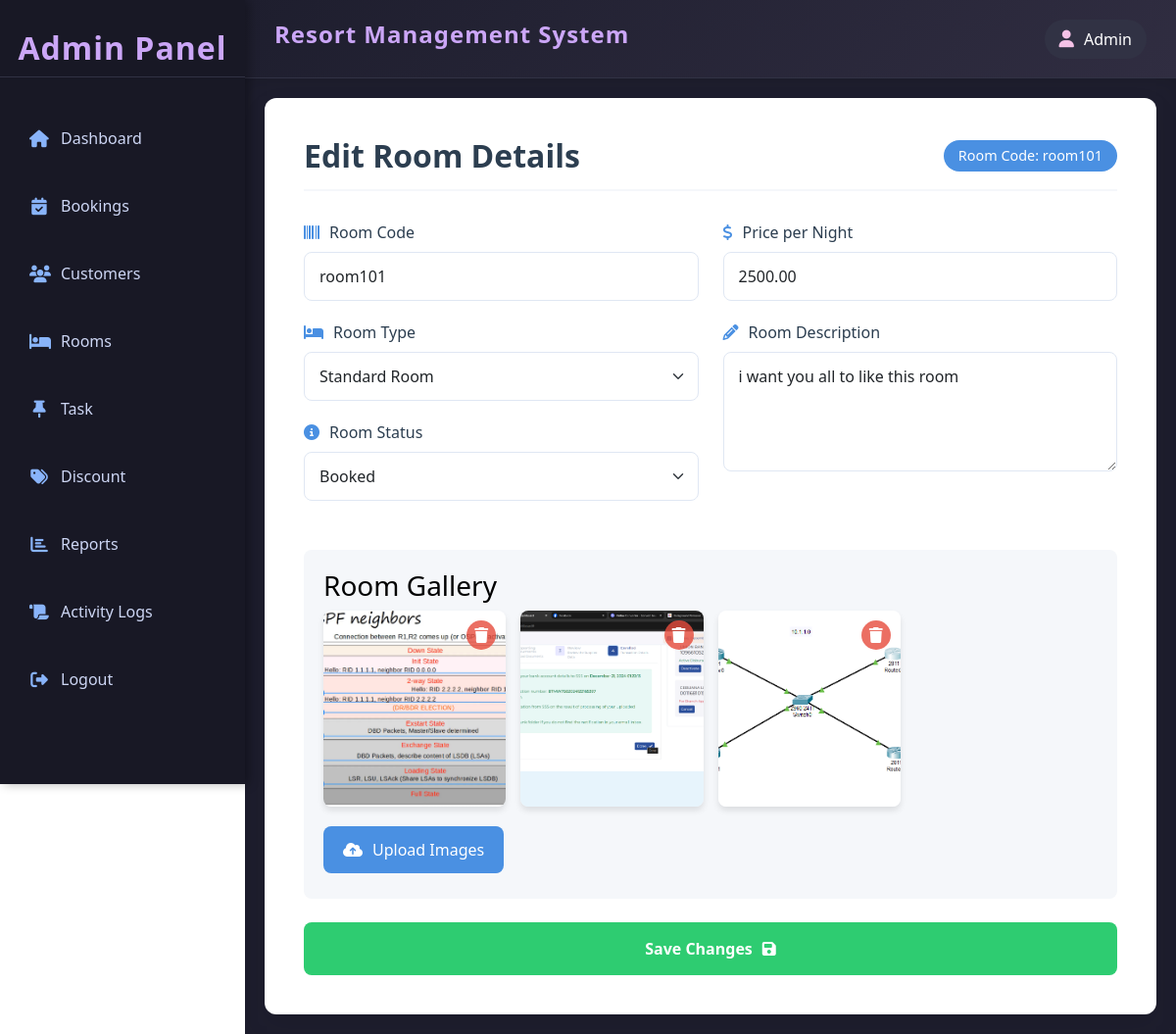
Before: /admin/rooms/edit.php?id=20 (signed in) with the older database file.
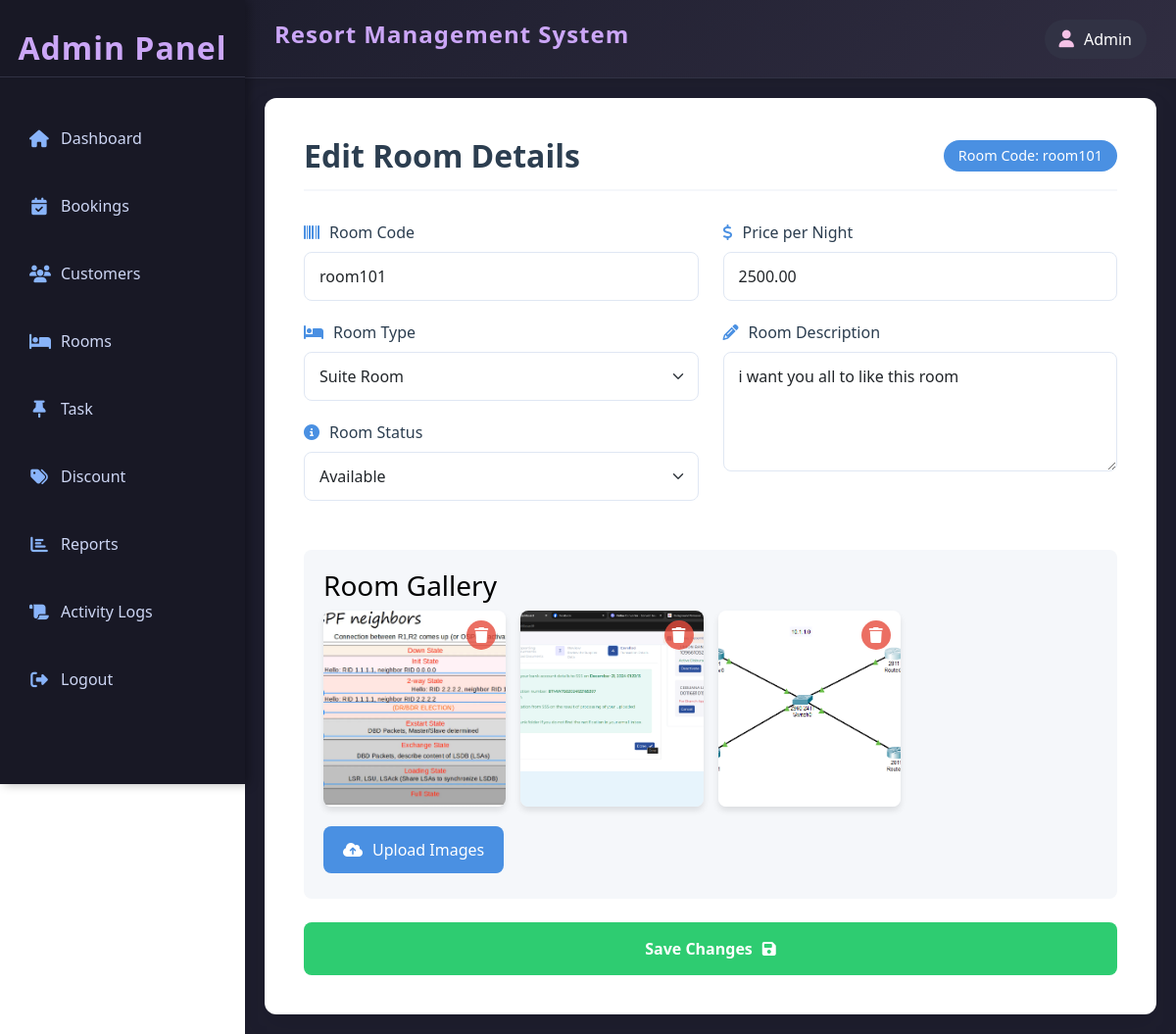
After: the same page with the newer database file.
### tables this page shows
CREATE TABLE IF NOT EXISTS `room` (
  `room_id` int(11) NOT NULL AUTO_INCREMENT,
  `room_code` varchar(50) NOT NULL,
  `room_type` enum('standard','single_room','deluxe','family_room','studio_room','suite') NOT NULL,
  `room_status` enum('available','booked','under maintenance') NOT NULL,
  `description` text NOT NULL,
  `price` decimal(10,2) NOT NULL,
  `created_at` timestamp NOT NULL DEFAULT current_timestamp(),
  `updated_at` timestamp NOT NULL DEFAULT current_timestamp(),
  PRIMARY KEY (`room_id`),
  UNIQUE KEY `room_ code` (`room_code`)
);

### admin/rooms/edit.php (the view, shortened to what this page needs)
<?php
include('../../resources/database/config.php');
include ('../includes/template.php');
$id = $_GET['id'];
$sql = "SELECT * FROM room WHERE room_id = $id";
$result = mysqli_query($conn, $sql);
$room = mysqli_fetch_assoc($result);
$sql1 = "SELECT * FROM room_gallery WHERE room_id = $id";
$result1 = mysqli_query($conn, $sql1);
?>
    <link rel="stylesheet" href="https://cdnjs.cloudflare.com/ajax/libs/font-awesome/6.4.2/css/all.min.css">
    <link rel="stylesheet" href="https://cdn.jsdelivr.net/npm/bootstrap@5.3.0/dist/css/bootstrap.min.css">
<div class="content">
    <div class="room-edit-container">
        <div class="room-edit-header">
            <h2>Edit Room Details</h2>
            <div class="room-code-badge">
                Room Code: <?php echo $room['room_code']; ?>
            </div>
        </div>
        <form action="update.php" method="post" enctype="multipart/form-data">
            <div class="form-section">
                <div>
                    <div class="form-group">
                        <label for="room_code" class="form-label">
                            <i class="fas fa-barcode"></i> Room Code
                        </label>
                        <input type="text" id="room_code" class="form-control" name="room_code"
                               value="<?php echo $room['room_code']; ?>" required>
                    </div>
                    <div class="form-group">
                        <label for="type" class="form-label">
                            <i class="fas fa-bed"></i> Room Type
                        </label>
                        <select id="type" class="form-select" name="type" required>
                            <option value="standard" <?php echo ($room['room_type'] == 'standard') ? 'selected' : ''; ?>>
                                Standard Room
                            </option>
                            <option value="suite" <?php echo ($room['room_type'] == 'suite') ? 'selected' : ''; ?>>
                                Suite Room
                            </option>
                        </select>
                    </div>
                    <div class="form-group">
                        <label for="status" class="form-label">
                            <i class="fas fa-info-circle"></i> Room Status
                        </label>
                        <select id="status" class="form-select" name="status" required>
                            <option value="available" <?php echo ($room['room_status'] == 'available') ? 'selected' : ''; ?>>
                                Available
                            </option>
                            <option value="booked" <?php echo ($room['room_status'] == 'booked') ? 'selected' : ''; ?>>
                                Booked
                            </option>
                        </select>
                    </div>
                </div>
                <div>
                    <div class="form-group">
                        <label for="price" class="form-label">
                            <i class="fas fa-dollar-sign"></i> Price per Night
                        </label>
                        <input type="number" id="price" class="form-control" name="price"
                               value="<?php echo $room['price']; ?>" min="0" step="0.01" required>
                    </div>
                    <div class="form-group">
                        <label for="description" class="form-label">
                            <i class="fas fa-pencil-alt"></i> Room Description
                        </label>
                        <textarea id="description" class="form-control" name="description" rows="4"
                                  placeholder="Enter room description (optional)"><?php echo $room['description'] ?? ''; ?></textarea>
                    </div>
                </div>
            </div>
            <div class="gallery-section">
                <h3>Room Gallery</h3>
                <div class="gallery-grid">
                    <?php while ($img = mysqli_fetch_assoc($result1)) { ?>
                        <div class="gallery-item">
                            <img src="../../resources/assets/room_images/<?php echo $img['room_img']; ?>" alt="Room Image">
                            <button type="button" class="delete-btn" onclick="deleteImage('<?php echo $img['room_img']; ?>')">
                                <i class="fas fa-trash"></i>
                            </button>
                        </div>
                    <?php } ?>
                </div>
                <div class="file-upload-container">
                    <label for="image-upload" class="file-upload-btn">
                        <i class="fas fa-cloud-upload-alt"></i> Upload Images
                    </label>
                </div>
            </div>
            <button type="submit" name="update" class="btn-save mt-4">
                Save Changes <i class="fas fa-save"></i>
            </button>
        </form>
    </div>
</div>

Changed rows visible on the page:
changed room "room101": type "Standard Room" → "Suite Room"; status "Booked" → "Available"
